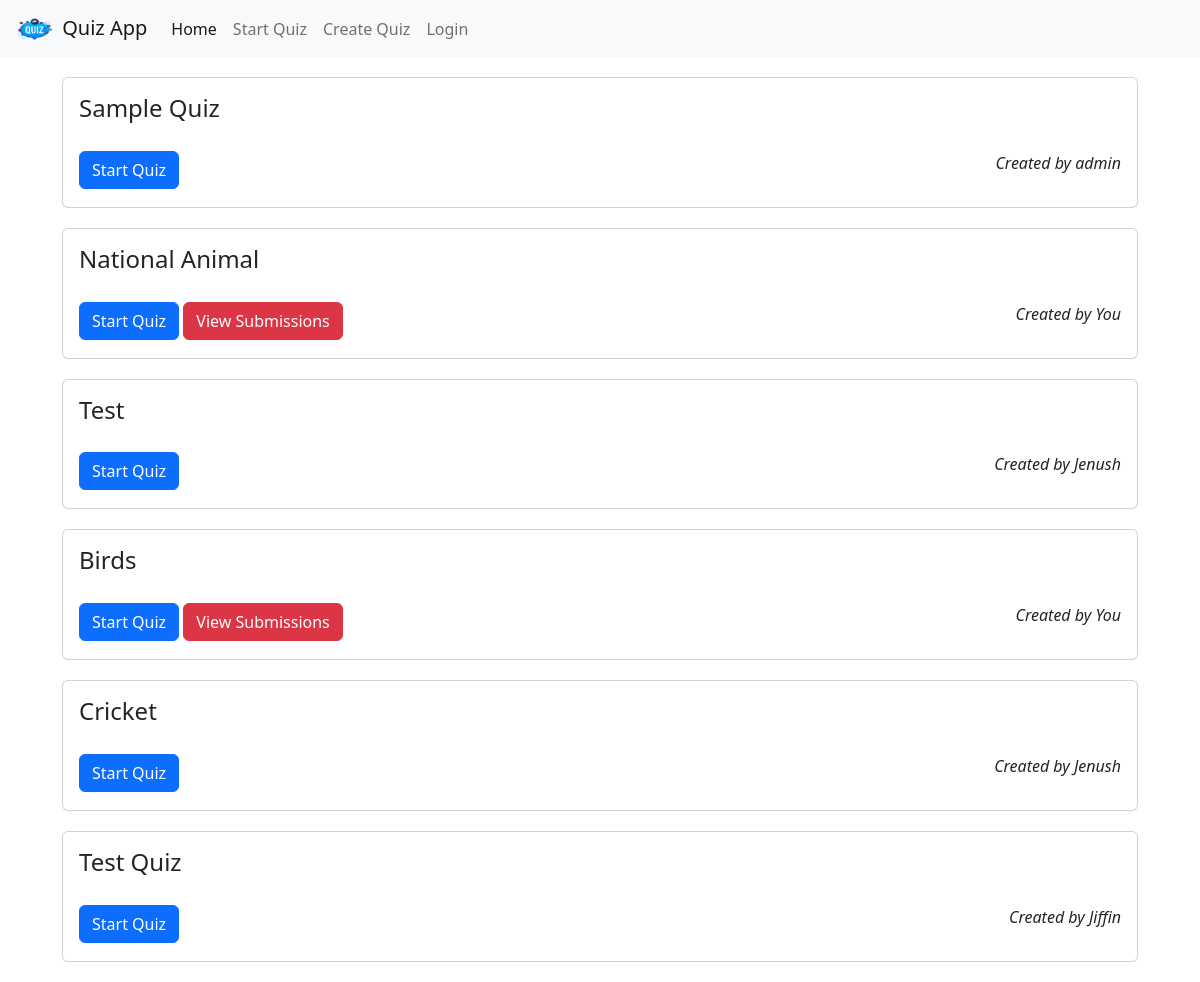
Page /ViewQuiz/ (signed in) on the committed database.
### quiz/models.py (models this page shows)
class QuizQuestions(models.Model):
    id=models.AutoField(primary_key=True)
    username=models.CharField(blank=False,max_length=25)
    data=models.JSONField()
    url=models.CharField(blank=False, max_length=200)

### quiz/views.py (the view)
# urls.py: path('ViewQuiz/',views.ViewQuiz,name='ViewQuiz'),
@login_required(login_url='login',redirect_field_name='redirectFrom')
def ViewQuiz(request):
    data=getAllQuestions(request)
    context={"quiz":data,"user":request.user.username}
    return render(request,'view_all_quiz.html',context)

### quiz/getQuizes.py (called while the page is built)
def getAllQuestions(request):
    records=QuizQuestions.objects.all().order_by('-id')
    return records

### quiz/templates/view_all_quiz.html (shortened to what this page needs)
{% extends "base.html" %}
{% load static %}
{% block CustomHeaders %}
<link rel="stylesheet" href="{% static "css/quiz.css" %}">
{% endblock CustomHeaders %}
{% block content %}
    <div class="container">
        <div class="card cu_size">
            <div class="card-body">
            <h4>Sample Quiz</h4>
            <p class="cu_p">Created by admin</p>
            <a href="{% url "quizPage" %}"><button class="btn btn-primary">Start Quiz</button></a>
        </div>
        </div>
    {% for x in quiz %}
        <div class="card cu_size">
            <div class="card-body">
            <h4>{{x.data.title}}</h4>
            <p class="cu_p">Created by {% if x.username == user %}You {% else %}{{x.username}}{% endif %}</p>
            <a href="{% url "quizPage" %}?quizLink={{x.url}}"><button class="btn btn-primary">Start Quiz</button></a>
            {% if x.username == user %}
            <a href="{% url "ViewSubmissions" %}?quizLink={{x.url}}"><button class="btn btn-danger">View Submissions</button></a>
            {% endif %}
        </div>
        </div>
    {% endfor %}
</div>
{% endblock content %}

### quiz/templates/view_all_quiz.html (style rules this page uses)
.cu_p { text-align: right; float: right; font-style: italic; }
.cu_size { margin: 20px; }
h4 { padding-bottom: 20px; }

### rows in the picture
QuizQuestions: data "National Animal", username "You"
QuizQuestions: data "Test", username "Jenush"
QuizQuestions: data "Birds", username "You"
QuizQuestions: data "Cricket", username "Jenush"
QuizQuestions: data "Test Quiz", username "Jiffin"
